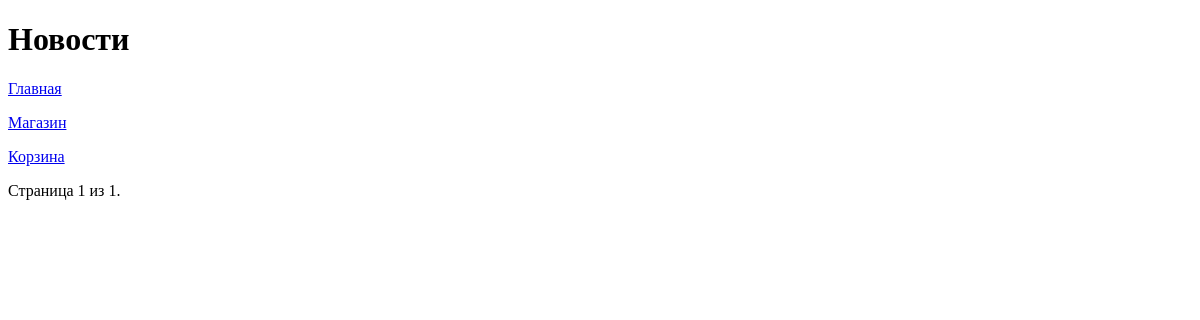
The page /news/ on the database as committed earlier.
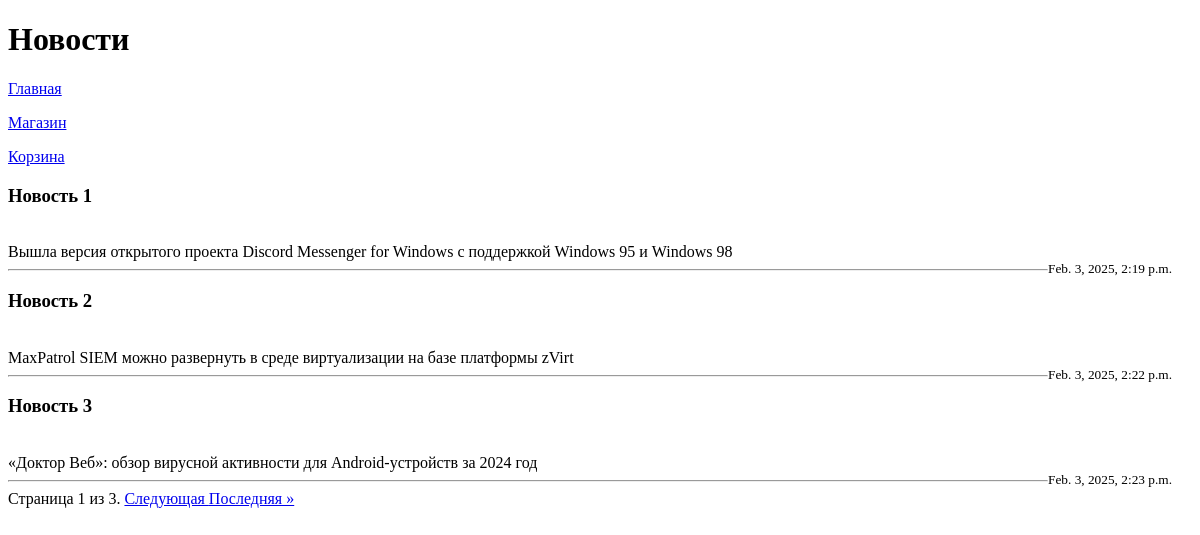
The same page on the database as committed later.
### task1/models.py (models this page shows)
class News(models.Model):
    title = models.CharField(max_length=100)
    content = models.TextField()
    date = models.DateTimeField(auto_now_add=True)

### task1/views.py (the view)
# urls.py: path('news/', news)
def news(request):
    news_obj = News.objects.all()
    paginator = Paginator(news_obj, 3)
    page_number = request.GET.get('page')
    page_obj = paginator.get_page(page_number)
    context = {"title": "Новости", 'news': page_obj}
    return render(request, 'task1/index.html', context)

### templates/task1/index.html (shortened to what this page needs)
{% extends "task1/menu.html" %}
{% block pagename %}
<h1>{{ title }}</h1>
{% endblock %}
{% block content %}
    {% for new in news %}
        <h3>{{ new.title }}</h3>
        <br>
        {{ new.content }}
        <br>
        <small style="float: right; margin-right: 20px;">{{ new.date }}</small>
        <hr>
    {% endfor %}
    <div class="pagination">
        <span class="step-links">
            <span class="current">
                Страница {{ news.number }} из {{ news.paginator.num_pages }}.
            </span>
            {% if news.has_next %}
                <a href="?page={{ news.next_page_number }}">  Следующая  </a>
                <a href="?page={{ news.paginator.num_pages }}">  Последняя &raquo;  </a>
            {% endif %}
        </span>
    </div>
{% endblock %}

Rows that differ between the two databases and show on the page:
added News: title "Новость 1", content "Вышла версия открытого проекта Discord Messenger for Windows с поддержкой Windows 95 и Windows 98", date "Feb. 3, 2025, 2:19 p.m."
added News: title "Новость 2", content "MaxPatrol SIEM можно развернуть в среде виртуализации на базе платформы zVirt", date "Feb. 3, 2025, 2:22 p.m."
added News: title "Новость 3", content "«Доктор Веб»: обзор вирусной активности для Android-устройств за 2024 год", date "Feb. 3, 2025, 2:23 p.m."
Other text that changed with them:
{{ news.paginator.num_pages }}: "1" → "3"
text now shown: "Следующая Последняя »"
